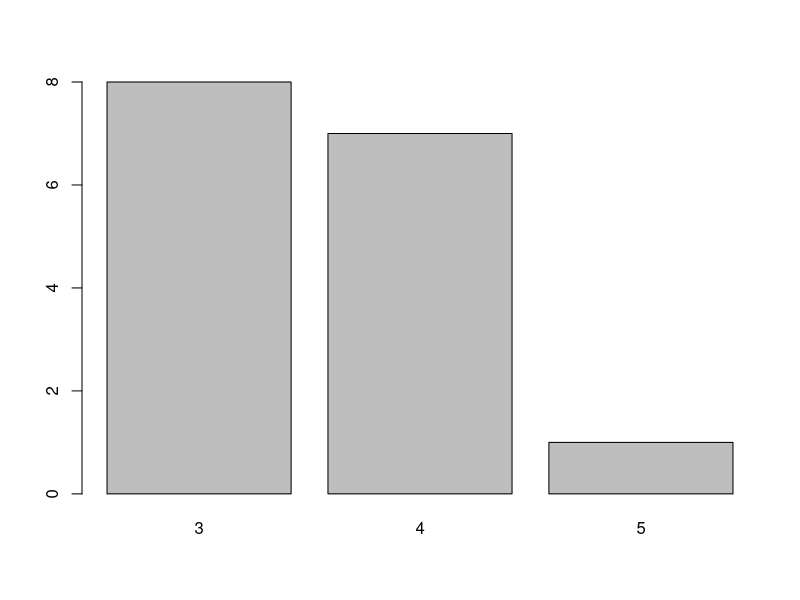
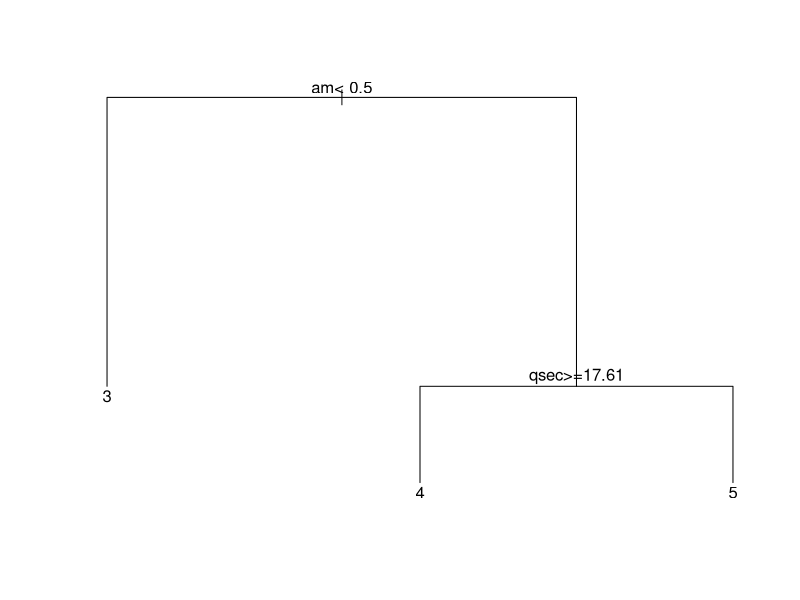
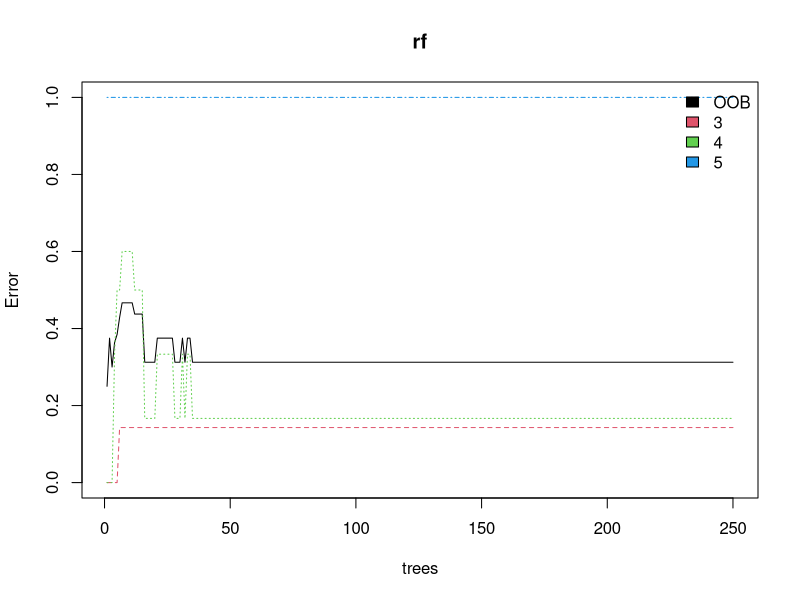

R code for these plots, in order:
library(dplyr)
# lade die daten
data(mtcars)
head(mtcars)
?mtcars # show data description

summary(mtcars)
# n = anzahl der reihen
n     <- nrow(mtcars) #number of rows

# split in trainings und test set
train <- mtcars[sample(n, n/2), ]
train <- sample_n(mtcars, n / 2)

test <- mtcars[setdiff(row.names(mtcars), row.names(train)), ]


# KNN - K- Nearest Neighbours
library(class)
# train model
(model.knn <- knn(
    train = subset(train, select = -gear),
    test  = subset(test, select = -gear),
    cl    = train$gear,
    k     = 5))
# show importance
plot(model.knn)

# calculate root mean squared error
sqrt(mean((test$gear- as.numeric(as.character(model.knn)))^2))

# confusion matrix
table(test$gear, as.numeric(as.character(model.knn)))

### classification tree
library(rpart)
model.tree <- rpart(factor(gear) ~ ., data = train, minsplit = 3)
summary(model.tree)
plot(model.tree);text(model.tree)

#predict test set
pred.tree <- predict(model.tree, newdata = test, type = 'class')# calculate root mean squared error
sqrt(mean((test$gear- as.numeric(as.character(model.tree)))^2))


# random forrest
library(randomForest)
(rf <- randomForest(factor(gear) ~ ., data = train, ntree = 250))
table(test$gear, predict(rf, test))

# plotting
plot(rf)
legend('topright', colnames(rf$err.rate), col = 1:4, fill = 1:4, bty = 'n')